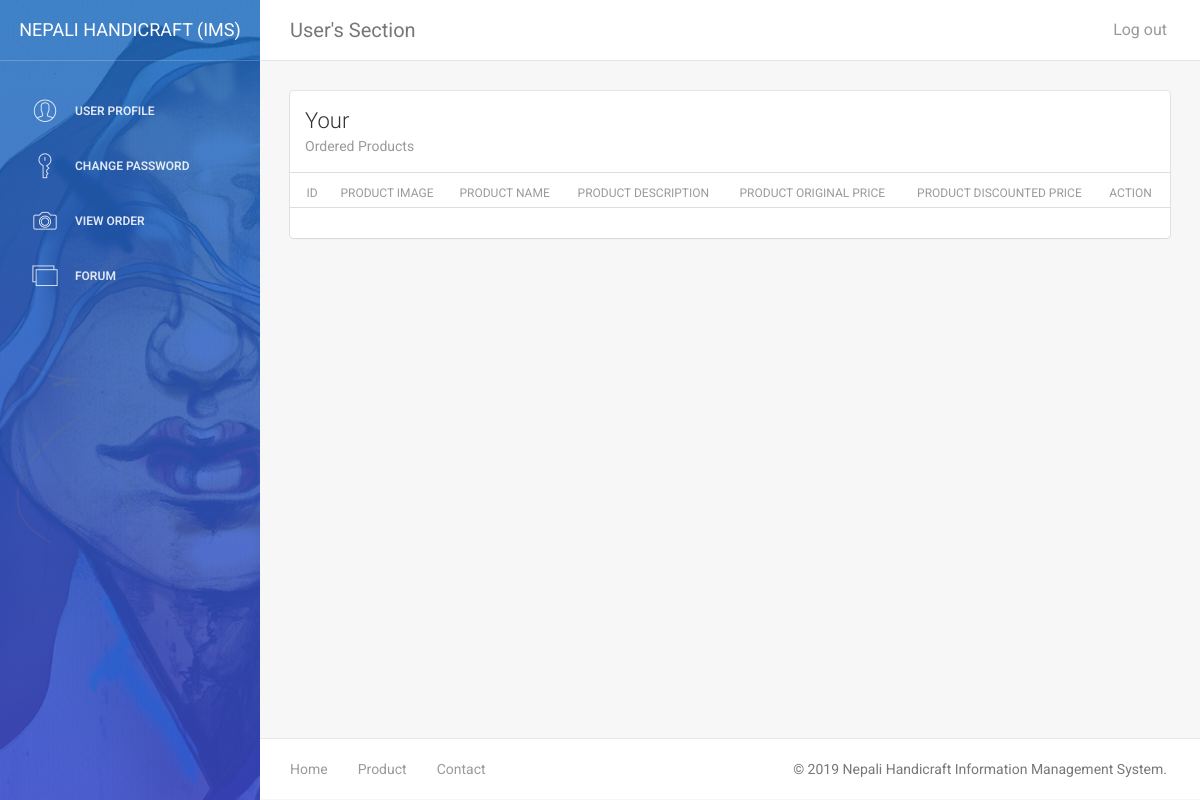
/user/view-order.php (signed in), run on an earlier commit of the app's database.
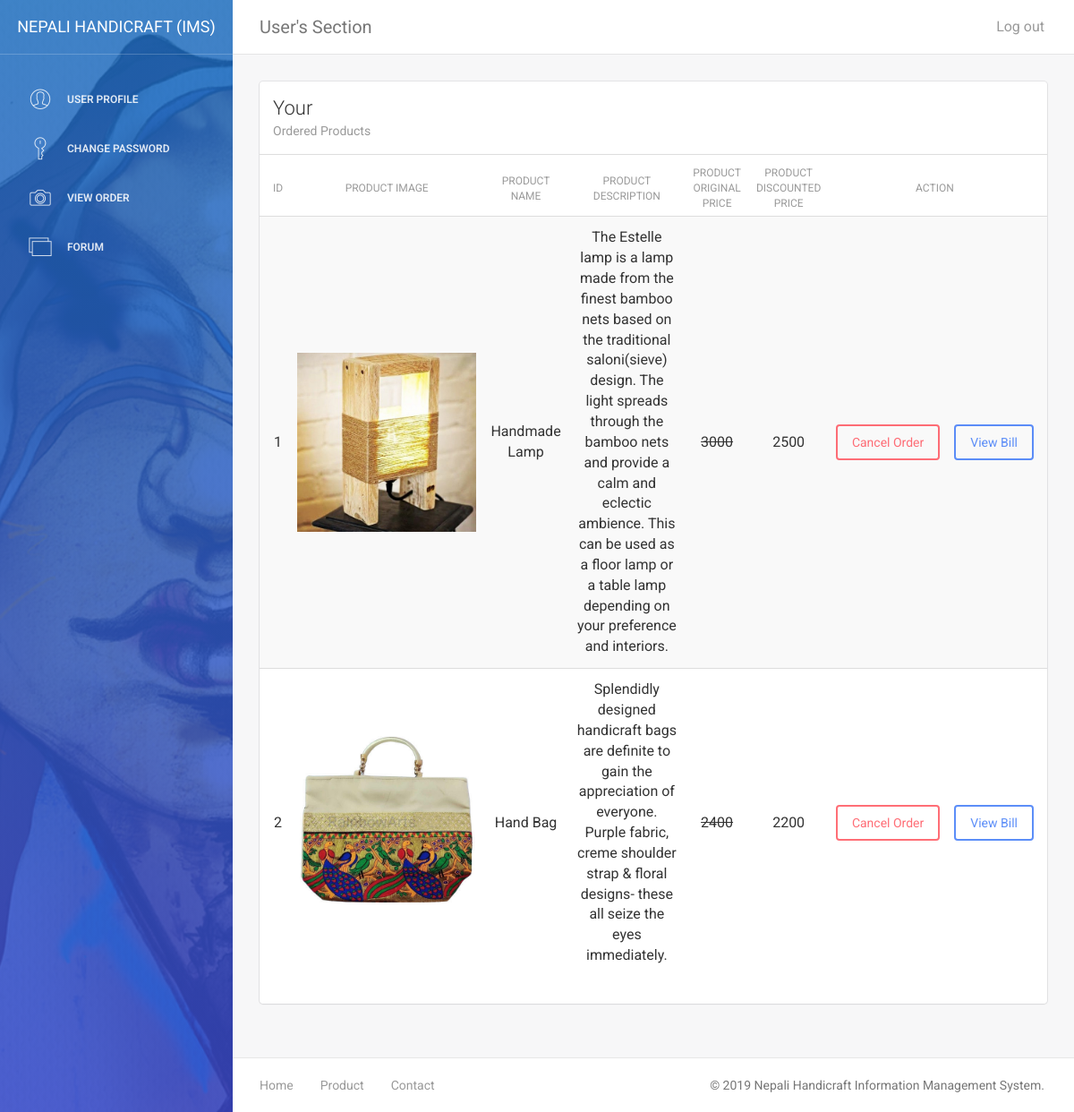
And on a later commit of the database.
### tables this page shows
CREATE TABLE `tbl_order` (
  `o_id` int(11) NOT NULL,
  `u_id` int(11) NOT NULL,
  `p_id` int(11) NOT NULL,
  `date` date NOT NULL
);

CREATE TABLE `tbl_product` (
  `p_id` int(11) NOT NULL,
  `p_name` varchar(255) NOT NULL,
  `p_image` varchar(255) NOT NULL,
  `p_description` text NOT NULL,
  `p_price` double NOT NULL,
  `p_disprice` double NOT NULL
);

### user/order-list.php (called while the page is built)
<?php
    $userID = $_SESSION['user-id'];
    $servername = "localhost";
    $username = "root";
    $password = "";
    $dbname = "00174648_devishbaidawarchhetri_cp";
    $conn = new mysqli($servername, $username, $password, $dbname);
    $sql = "SELECT o.o_id, u.u_id, u.fname, u.lname, u.e_mail, u.telephone, u.address, p.p_name, p.p_description, p.p_price, p.p_disprice, p.p_image
    FROM tbl_order o, tbl_register_user u, tbl_product p
    WHERE o.u_id = u.u_id AND o.p_id = p.p_id AND u.u_id = $userID
    ORDER BY o.o_id;";
    $result =$conn->query($sql);
?>

### user/view-order.php (the view, shortened to what this page needs)
<?php
    require 'order-list.php';
?>
<!doctype html>
<html lang="en">
<head>
    <link href="assets/css/bootstrap.min.css" rel="stylesheet" />
    <link href="assets/css/animate.min.css" rel="stylesheet"/>
    <link href="assets/css/light-bootstrap-dashboard.css?v=1.4.0" rel="stylesheet"/>
    <link href="assets/css/demo.css" rel="stylesheet" />
    <link href="http://maxcdn.bootstrapcdn.com/font-awesome/4.2.0/css/font-awesome.min.css" rel="stylesheet">
    <link href="assets/css/pe-icon-7-stroke.css" rel="stylesheet" />
</head>
<body>
<div class="wrapper">
    <?php include ('user-sidebar.php'); ?>
    <div class="main-panel">
    <?php include ('user-nav.php'); ?>
        <div class="content">
            <div class="container-fluid">
                <div class="row">
                    <div class="col-md-12">
                        <div class="card">
                            <div class="header">
                                <h4 class="title">Your</h4>
                                <p class="category">Ordered Products</p>
                            </div>
                            <div class="content table-responsive table-full-width">
                                <table class="table table-hover table-striped">
                                    <thead>
                                        <th>ID</th>
                                        <th>Product Image</th>
                                    	<th>Product Name</th>
                                        <th>Product Description</th>
                                        <th>Product Original Price</th>
                                        <th>Product Discounted Price</th>
                                        <th colspan="2" style="text-align: center;">Action</th>
                                    </thead>
                                    <tbody>
                                        <?php
                                        $i = 1;
                                        while($output = $result->fetch_assoc()){
                                        ?>
                                        <tr>
                                            <td><?php echo $i; ?></td>
                                            <td><img src="../images/product-images/<?php echo $output['p_image']; ?>" style="width:200px; height: 200px;"></td>
                                            <td><?php echo $output['p_name']; ?></td>
                                            <td><?php echo $output['p_description']; ?></td>
                                            <td><s><?php echo $output['p_price']; ?></s></td>
                                            <td><?php echo $output['p_disprice']; ?></td>
								            <td><a href="../actions/cancelOrder-action.php?cancel=<?php echo $output['o_id']; ?>" class="btn btn-danger" onclick="Javascript: return confirm('Are you sure you want to cancel order?');" name="productDelete">Cancel Order</a></td>
                                            <td><a href="view-bill.php?view=<?php echo $output['o_id']; ?>" class="btn btn-primary" name="viewBill">View Bill</a></td>
                                        </tr>
                                    <?php $i++; } ?>
                                    </tbody>
                                </table>
                            </div>
                        </div>
                    </div>
                </div>
            </div>
        </div>
        <footer class="footer">
            <div class="container-fluid">
                <nav class="pull-left">
                    <ul>
                        <li>
                            <a href="../index.php">
                                Home
                            </a>
                        </li>
                        <li>
                            <a href="../products.php">
                                Product
                            </a>
                        </li>
                        <li>
                            <a href="../contact.php">
                                Contact
                            </a>
                        </li>
                    </ul>
                </nav>
                <p class="copyright pull-right">
                    &copy; <script>document.write(new Date().getFullYear())</script> Nepali Handicraft Information Management System.
                </p>
            </div>
        </footer>
    </div>
</div>
</body>
</html>

### user/user-sidebar.php (shortened to what this page needs)
<div class="sidebar" data-color="blue" data-image="assets/img/sidebar-5.jpg">
    <div class="sidebar-wrapper">
        <div class="logo">
            <a href="http://www.devish.com.np" class="simple-text">
                Nepali Handicraft (IMS)
            </a>
        </div>
        <ul class="nav">
            <li>
                <a href="user.php">
                    <i class="pe-7s-user"></i>
                    <p>User Profile</p>
                </a>
            </li>
            <li>
                <a href="change-password.php">
                    <i class="pe-7s-key"></i>
                    <p>Change Password</p>
                </a>
            </li>
            <li>
                <a href="view-order.php">
                    <i class="pe-7s-camera"></i>
                    <p>View Order</p>
                </a>
            </li>
            <li>
                <a href="forum.php">
                    <i class="pe-7s-photo-gallery"></i>
                    <p>forum</p>
                </a>
            </li>
        </ul>
    </div>
</div>

### user/user-nav.php (shortened to what this page needs)
<nav class="navbar navbar-default navbar-fixed">
    <div class="container-fluid">
        <div class="navbar-header">
            <a class="navbar-brand" href="#">User's Section</a>
        </div>
        <div class="collapse navbar-collapse">
            <ul class="nav navbar-nav navbar-right">
                <li class="float-right">
                    <a href="../logout.php">
                        <p>Log out</p>
                    </a>
                </li>
            </ul>
        </div>
    </div>
</nav>

### user/view-order.php (style rules this page uses)
th,td { text-align: center; }

What changed in the data, as far as the page shows it:
added tbl_order: p.p_image (picture), p.p_name "Handmade Lamp", p.p_description "The Estelle lamp is a lamp made from the finest bamboo nets based on the traditional saloni(sieve) design. The light spreads through the bamboo nets and provide a calm and eclectic ambience. This can be used as a floor lamp or a table lamp depending on your preference and interiors.", p.p_price "3000", p.p_disprice "2500"
added tbl_order: p.p_image (picture), p.p_name "Hand Bag", p.p_description "Splendidly designed handicraft bags are definite to gain the appreciation of everyone. Purple fabric, creme shoulder strap & floral designs- these all seize the eyes immediately.", p.p_price "2400", p.p_disprice "2200"
